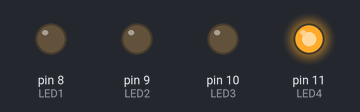
The sketch below on a simulated Arduino Uno, built with avr-gcc and run on an emulated ATmega328P. On the bench: output pins drawn as LEDs (lit = HIGH).

Above: at 0.06 s.
At 1.02 s:
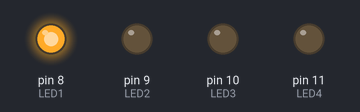
At 1.5 s:
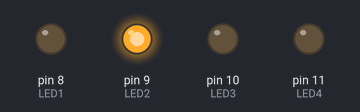
At 2.7 s:
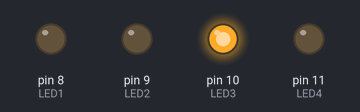
At 4.14 s:
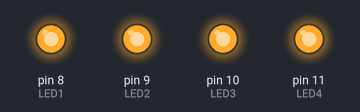
At 5.46 s:
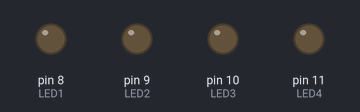
Timing chart, 0 to 5.8 s (numbered marks = the images above):
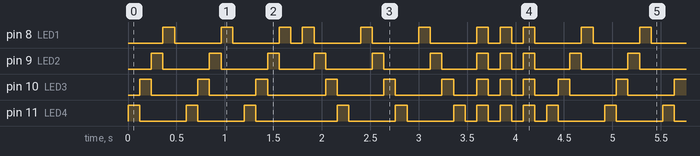

The sketch:

BIOS_demo_Leds.ino
```cpp
//-------------------------------------------------------------------------
// Programa...: BIOS_demo_Leds.ino (Arduino UNO rev3 + shield BIOS)
// Autor......: D.Llorente (julio-2019)
// Descripción: Secuencia de leds en bucle(Izda->Dcha->Blink)
// desplaza un led a derecha
//-------------------------------------------------------------------------
#define P1 A1
#define P2 A2
#define P3 A3
#define LED1 8
#define LED2 9
#define LED3 10
#define LED4 11
#define RETARDO 120  // Retardo en ms

//-----FUNCIONES-----//
void derecha(void) {
  digitalWrite(LED1,LOW);
  digitalWrite(LED2,LOW);
  digitalWrite(LED3,LOW);
  digitalWrite(LED4,HIGH);
  delay (RETARDO);
  digitalWrite(LED1,LOW);
  digitalWrite(LED2,LOW);
  digitalWrite(LED3,HIGH);
  digitalWrite(LED4,LOW);
  delay (RETARDO);
  digitalWrite(LED1,LOW);
  digitalWrite(LED2,HIGH);
  digitalWrite(LED3,LOW);
  digitalWrite(LED4,LOW);
  delay (RETARDO);
  digitalWrite(LED1,HIGH);
  digitalWrite(LED2,LOW);
  digitalWrite(LED3,LOW);
  digitalWrite(LED4,LOW);
  delay (RETARDO);
  digitalWrite(LED1,LOW);
  digitalWrite(LED2,LOW);
  digitalWrite(LED3,LOW);
  digitalWrite(LED4,LOW);
  delay (RETARDO);
}

void izquierda(void) {
  digitalWrite(LED1,HIGH);
  digitalWrite(LED2,LOW);
  digitalWrite(LED3,LOW);
  digitalWrite(LED4,LOW);
  delay (RETARDO);
  digitalWrite(LED1,LOW);
  digitalWrite(LED2,HIGH);
  digitalWrite(LED3,LOW);
  digitalWrite(LED4,LOW);
  delay (RETARDO);
  digitalWrite(LED1,LOW);
  digitalWrite(LED2,LOW);
  digitalWrite(LED3,HIGH);
  digitalWrite(LED4,LOW);
  delay (RETARDO);
  digitalWrite(LED1,LOW);
  digitalWrite(LED2,LOW);
  digitalWrite(LED3,LOW);
  digitalWrite(LED4,HIGH);
  delay (RETARDO);
  digitalWrite(LED1,LOW);
  digitalWrite(LED2,LOW);
  digitalWrite(LED3,LOW);
  digitalWrite(LED4,LOW);
  delay (RETARDO);
}

void parpadeo(void) {
  digitalWrite(LED1,HIGH);
  digitalWrite(LED2,HIGH);
  digitalWrite(LED3,HIGH);
  digitalWrite(LED4,HIGH);
  delay (RETARDO);
  digitalWrite(LED1,LOW);
  digitalWrite(LED2,LOW);
  digitalWrite(LED3,LOW);
  digitalWrite(LED4,LOW);
  delay (RETARDO);
}

void setup() {
  pinMode (P1, INPUT);
  pinMode (P2, INPUT);
  pinMode (P3, INPUT);
  pinMode (LED1, OUTPUT);
  pinMode (LED2, OUTPUT);
  pinMode (LED3, OUTPUT);
  pinMode (LED4, OUTPUT);
  digitalWrite(LED1,LOW);
  digitalWrite(LED2,LOW);
  digitalWrite(LED3,LOW);
  digitalWrite(LED4,LOW);
}

void loop() {
  for(int n=1;n<4;n++ )derecha();
  for(int n=1;n<4;n++ )izquierda();
  for(int n=1;n<4;n++ )parpadeo();
}
```

Measured:
- by itself, pin 11 (LED4): repeats every 4.3 s: 2 × (LOW 0.48 s, HIGH 0.12 s), LOW 0.84 s, 2 × (HIGH 0.12 s, LOW 0.48 s), 4 × (HIGH 0.12 s, LOW 0.12 s), HIGH 0.12 s
- by itself, pin 8 (LED1): repeats every 4.3 s: 2 × (LOW 0.48 s, HIGH 0.12 s), LOW 0.12 s, 3 × (HIGH 0.12 s, LOW 0.48 s), 2 × (HIGH 0.12 s, LOW 0.12 s), HIGH 0.12 s, LOW 0.48 s, HIGH 0.12 s
- by itself, everything shown: repeats every 4.3 s, in 36 steps
